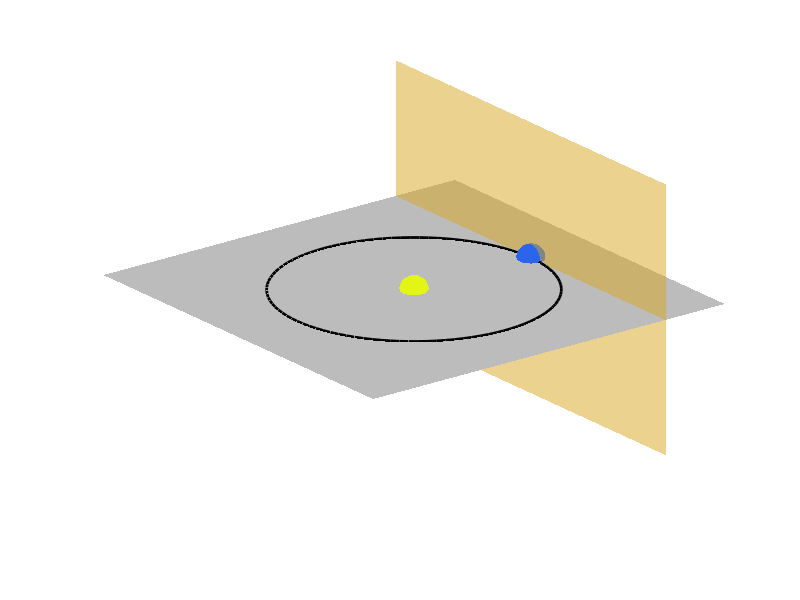

Here is the MATLAB script that generated this plot: (Note: this script raises an error after producing the figure.)

% Geocentric Solar Magnetospheric (GSM) Coordinate system

% set size of figure
figure('Renderer','painters','Position',[10 10 1000 700])

addpath '/home/mark.miesch/opt/matlab_exchange'

% draw ecliptic
[x y] = meshgrid(-2:0.05:2)
z = zeros(size(x,1))
surf(x,y,z,'FaceAlpha',0.5,'EdgeColor','none','FaceColor','#797979')
xlim([-1.5,1.5])
ylim([-1.5,1.5])
zlim([-1,1])
axis off

% draw sun
hold on
[x,y,z] = ellipsoid(0,0,0,0.1,0.1,0.1,100)
surf(x,y,z,'FaceColor','#E2F516','EdgeColor','none')

% draw earth
hold on
[x,y,z] = ellipsoid(1,0,0,0.1,0.1,0.1,100)
surf(x,y,z,'FaceColor','#2B65EC','EdgeColor','none')

% Draw Earth's orbit
hold on
t = 0:pi/50:2*pi
x = sin(t)
y = cos(t)
z = zeros(size(x))
plot3(x,y,z,'Color','black','LineWidth',2)

% draw yz plane
[y z] = meshgrid(-2:0.05:2)
x = ones(size(y))
surf(x,y,z,'EdgeColor','none','FaceColor','#DAA520','FaceAlpha',0.5)

% draw axes
L = 0.8
th = - 20.0 * pi / 180
zy = - L * sin(th)
zz = L * cos(th)
yy = - L * cos(th)
yz = - L * sin(th)
p0 = [1,0,0];
px = [1-L,0,0];
py = [1,yy,yz];
pz = [1,zy,zz];
mArrow3(p0,px)
mArrow3(p0,py)
mArrow3(p0,pz)

% rotate view
view(-45,30)